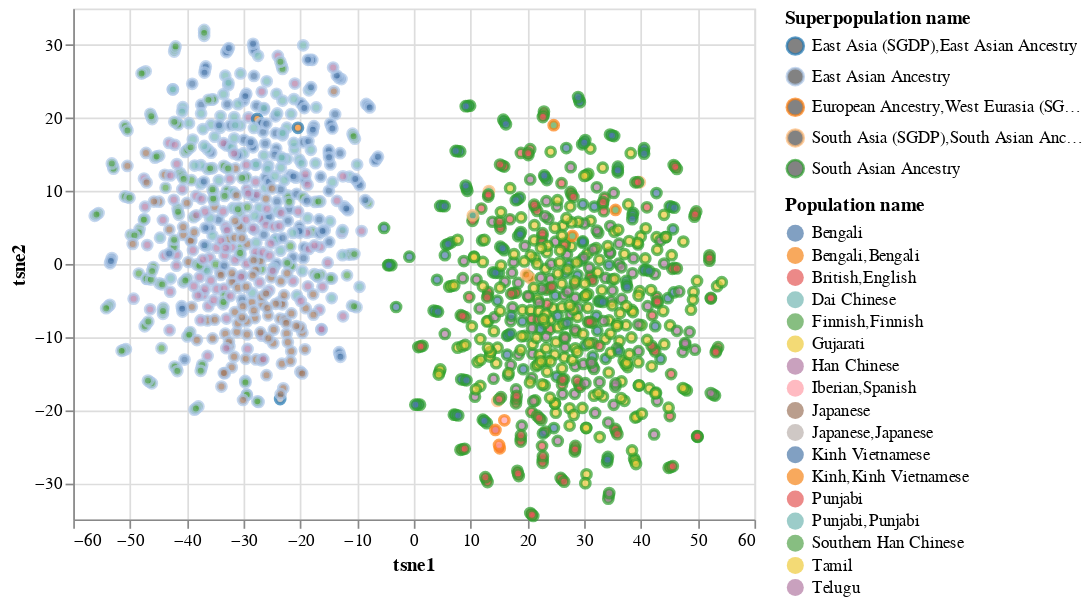

The code cell stored with this chart in its notebook:
### Code cell
alt.Chart(df_plot).mark_point().encode(
    x='tsne1',
    y='tsne2',
    color=alt.Color('Superpopulation name', scale=alt.Scale(scheme='category20')),
    fill = "Population name"
)

### Figure 1 — Vega-Lite specification as saved in the notebook (floating-point values rounded to 4 significant figures; data arrays with more than 128 entries replaced by an {"elided": "..."} marker saying what was removed)
{"config": {"view": {"continuousWidth": 400, "continuousHeight": 300}}, "data": {"name": "data-ab45f3054309fcd3b934cf5444f731ff"}, "mark": "point", "encoding": {"color": {"field": "Superpopulation name", "scale": {"scheme": "category20"}, "type": "nominal"}, "fill": {"field": "Population name", "type": "nominal"}, "x": {"field": "tsne1", "type": "quantitative"}, "y": {"field": "tsne2", "type": "quantitative"}}, "$schema": "https://vega.github.io/schema/vega-lite/v4.17.0.json", "datasets": {"data-ab45f3054309fcd3b934cf5444f731ff": {"elided": "1193 records"}}}
